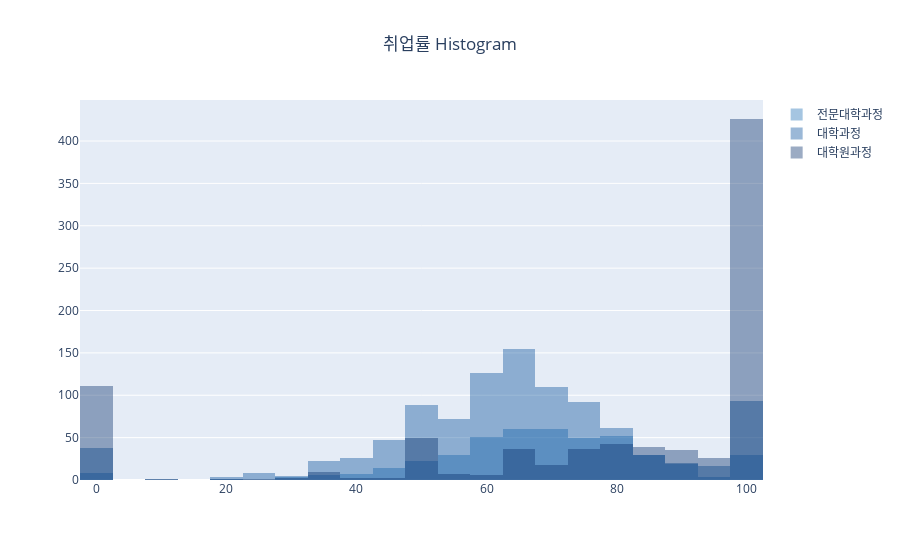

Notebook cell for this chart:
### Code cell
fig = go.Figure()

fig.add_trace(go.Histogram(x = df_취업률_500.loc[df_취업률_500['과정구분'] == '전문대학과정', '취업률'], 
                           name = "전문대학과정", xbins = dict(size = 5), opacity=0.4
                          )
             )

fig.add_trace(go.Histogram(x = df_취업률_500.loc[df_취업률_500['과정구분'] == '대학과정', '취업률'], 
                           name = '대학과정', xbins = dict(size = 5), opacity=0.4
                          )
             )

fig.add_trace(go.Histogram(x = df_취업률_500.loc[df_취업률_500['과정구분'] == '대학원과정', '취업률'], 
                           name = '대학원과정', xbins = dict(size = 5), opacity=0.4
                          )
             )
fig.update_layout(barmode='overlay', colorway = ("#2171B5", "#08519C", "#08306B"), title = dict(text = '취업률 Histogram', x = 0.5))

fig.show()

fig.write_image('D:\\R\\git\\datavisualization\\plotly\\RnPy\\chap3\\fig\\vector\\3-8.pdf')

### Figure 1 — Plotly figure (JSON) as saved in the notebook; plotly's stock layout.template omitted (floating-point values rounded to 4 significant figures; data arrays with more than 128 entries replaced by an {"elided": "..."} marker saying what was removed)
{"data": [{"name": "전문대학과정", "opacity": 0.4, "type": "histogram", "x": {"elided": "448 float values"}, "xbins": {"size": 5}}, {"name": "대학과정", "opacity": 0.4, "type": "histogram", "x": {"elided": "1014 float values"}, "xbins": {"size": 5}}, {"name": "대학원과정", "opacity": 0.4, "type": "histogram", "x": {"elided": "851 float values"}, "xbins": {"size": 5}}], "layout": {"barmode": "overlay", "colorway": ["#2171B5", "#08519C", "#08306B"], "title": {"text": "취업률 Histogram", "x": 0.5}}}
